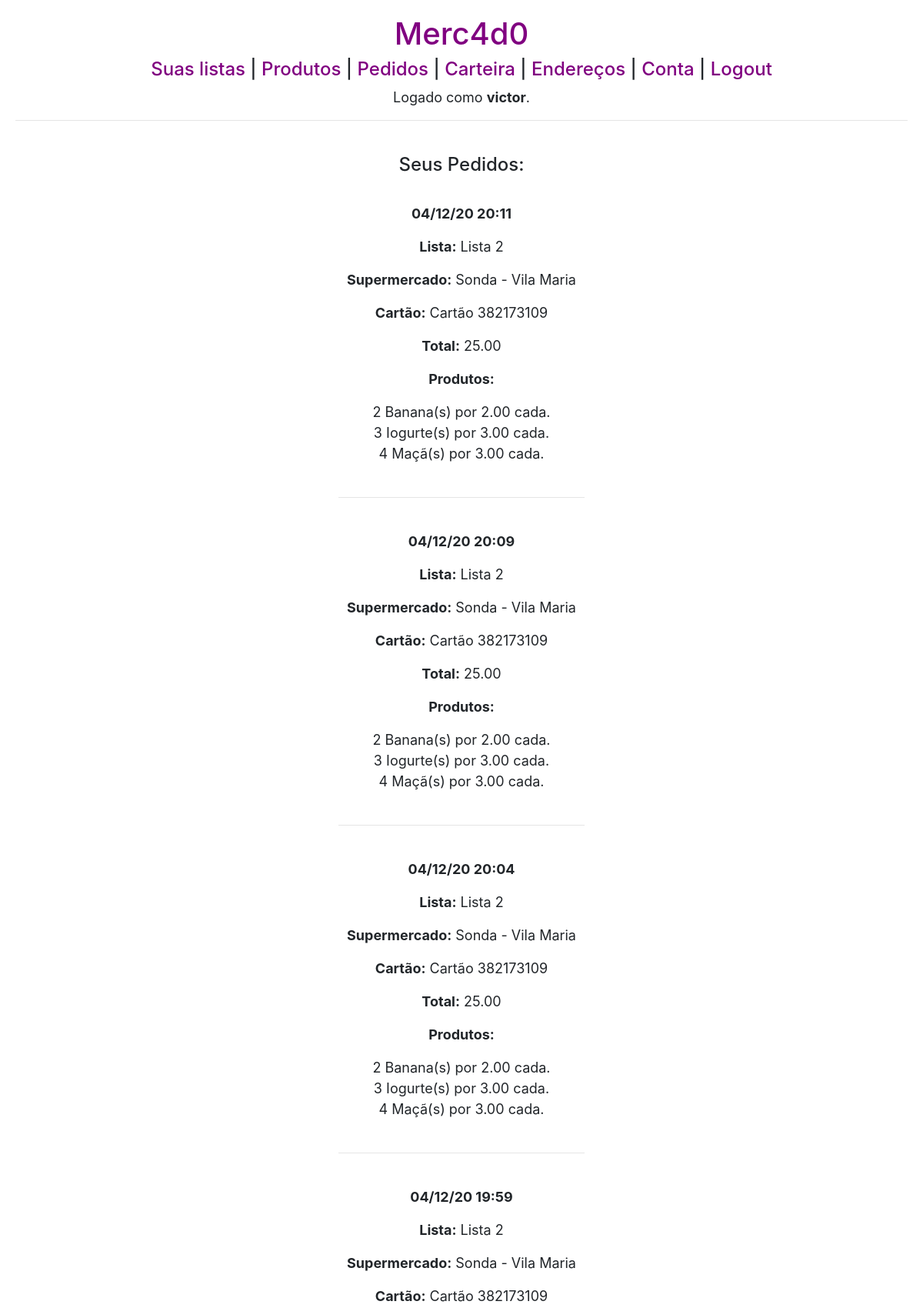
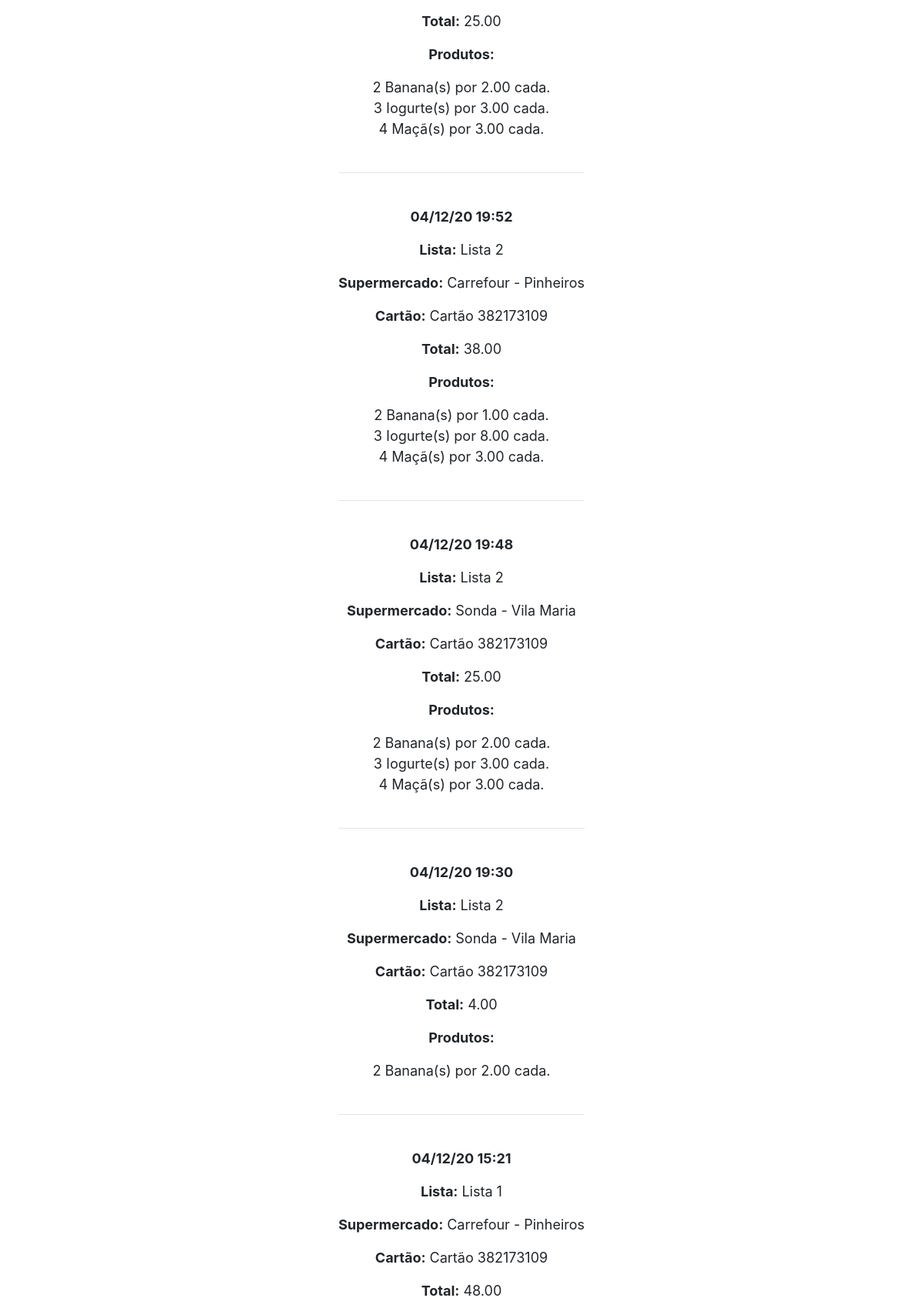
Screenshot of /historico (signed in, upper part) with the database file from the repository (2 pictures, top to bottom).
### compras/models.py (models this page shows, shortened)
class Usuario(AbstractUser):
    cpf = models.CharField(max_length=11)

class Historico(models.Model):
    lista =  models.CharField(max_length=50)
    supermercado = models.CharField(max_length=100)
    cartao = models.CharField(max_length=20)
    endereco = models.CharField(max_length=500)
    data = models.DateTimeField(default=timezone.now)
    total = models.DecimalField(max_digits=10, decimal_places=2)
    usuario = models.ForeignKey(Usuario,
                                on_delete=models.CASCADE,
                                related_name="historicos")

class ProdutoHistorico(models.Model):
    historico = models.ForeignKey(Historico, on_delete=models.CASCADE, related_name="produtos")
    produto = models.CharField(max_length=50)
    quantidade = models.PositiveIntegerField()
    preco = models.DecimalField(max_digits=10, decimal_places=2)

### compras/views.py (the view)
# urls.py: path("historico", views.historico, name="historico"),
@login_required(login_url='login')
def historico(request):
    if request.method == "GET":
        return render(request, "compras/historico.html",{
            'historicos': Historico.objects.filter(usuario=request.user).reverse()
        })
    else:
        return render(request, "compras/historico.html")

### compras/templates/compras/historico.html
{% extends "compras/layout.html" %}
{% block body %}
<h4>Seus Pedidos:</h4>
<br>
<ul>
{% for historico in historicos reversed %}
    <li>
        <b><p>{{ historico.data|date:"d/m/y H:i" }}</p></b>
        <p><b>Lista:</b> {{ historico.lista }}</p>
        <p><b>Supermercado:</b> {{ historico.supermercado }}</p>
        <p><b>Cartão:</b> {{ historico.cartao }}</p>
        <p><b>Total:</b> {{ historico.total }}</p>
        <p><b>Produtos:</b></p>
        <ul>
            {% for item in historico.produtos.all %}
                <li>{{ item.quantidade }} {{ item.produto }}(s) por {{ item.preco }} cada.</li>
            {% endfor %}
        </ul>
    </li>
    <br><hr><br>
{% empty %}
    <p style="text-indent: -2.5em;">Nenhum pedido ainda.</p>
{% endfor %}
</ul>
{% endblock %}

### compras/templates/compras/layout.html (shortened to what this page needs)
{% load static %}
<!DOCTYPE html>
<html lang="en">
<head>
    <link rel="stylesheet" href="https://cdn.jsdelivr.net/npm/bootstrap@4.5.3/dist/css/bootstrap.min.css">
    <link rel="stylesheet" href="{% static 'compras/styles.css' %}">
    <link rel="stylesheet" href="https://cdn.jsdelivr.net/npm/bootstrap-select@1.13.14/dist/css/bootstrap-select.min.css">
</head>
<body>
    <h1><a href="{% url 'index' %}">Merc4d0</a></h1>
    <h4>
    <nav>
        {% if not user.is_authenticated %}
            <a href="{% url 'login' %}">Login</a>
            <span>|</span>
            <a href="{% url 'registrar' %}">Registrar-se</a>
        {% else %}
            <a href="{% url 'index' %}">Suas listas</a>
            <span>|</span>
            <a href="{% url 'produtos' %}">Produtos</a>
            <span>|</span>
            <a href="{% url 'pedidos' %}">Pedidos</a>
            <span>|</span>
            <a href="{% url 'carteira' %}">Carteira</a>
            <span>|</span>
            <a href="{% url 'enderecos' %}">Endereços</a>
            <span>|</span>
            <a href="{% url 'conta' %}">Conta</a>
            <span>|</span>
            <a href="{% url 'logout' %}">Logout</a>
        {% endif %}
    </nav>
    </h4>
    {% if user.is_authenticated %}
        <p>Logado como <b>{{ user.username }}</b>.</p>
    {% else %}
        <p>Não logado.</p>
    {% endif %}
    <hr>
    <br>
    {% block body %}
    {% endblock %}
</body>
<br>
<br>
</html>

### compras/static/compras/styles.css (style rules this page uses)
body { padding: 20px; font-size: large; }
a { color: purple; }
body { overflow-x: auto; text-align: center; }
ul { list-style-type: none; display: table; margin: 0 auto; padding: 0; }

### rows the page displays
Usuario: username "victor"
Historico: data "04/12/20 20:11", lista "Lista 2", supermercado "Sonda - Vila Maria", cartao "Cartão 382173109", total "25.00"
ProdutoHistorico: quantidade "2", produto "Banana", preco "2.00"
ProdutoHistorico: quantidade "3", produto "Iogurte", preco "3.00"
ProdutoHistorico: quantidade "4", produto "Maçã", preco "3.00"
Historico: data "04/12/20 20:09", lista "Lista 2", supermercado "Sonda - Vila Maria", cartao "Cartão 382173109", total "25.00"
ProdutoHistorico: quantidade "2", produto "Banana", preco "2.00"
ProdutoHistorico: quantidade "3", produto "Iogurte", preco "3.00"
ProdutoHistorico: quantidade "4", produto "Maçã", preco "3.00"
Historico: data "04/12/20 20:04", lista "Lista 2", supermercado "Sonda - Vila Maria", cartao "Cartão 382173109", total "25.00"
ProdutoHistorico: quantidade "2", produto "Banana", preco "2.00"
ProdutoHistorico: quantidade "3", produto "Iogurte", preco "3.00"
ProdutoHistorico: quantidade "4", produto "Maçã", preco "3.00"
Historico: data "04/12/20 19:59", lista "Lista 2", supermercado "Sonda - Vila Maria", cartao "Cartão 382173109", total "25.00"
ProdutoHistorico: quantidade "2", produto "Banana", preco "2.00"
ProdutoHistorico: quantidade "3", produto "Iogurte", preco "3.00"
ProdutoHistorico: quantidade "4", produto "Maçã", preco "3.00"
Historico: data "04/12/20 19:52", lista "Lista 2", supermercado "Carrefour - Pinheiros", cartao "Cartão 382173109", total "38.00"
ProdutoHistorico: quantidade "2", produto "Banana", preco "1.00"
ProdutoHistorico: quantidade "3", produto "Iogurte", preco "8.00"
ProdutoHistorico: quantidade "4", produto "Maçã", preco "3.00"
Historico: data "04/12/20 19:48", lista "Lista 2", supermercado "Sonda - Vila Maria", cartao "Cartão 382173109", total "25.00"
ProdutoHistorico: quantidade "2", produto "Banana", preco "2.00"
ProdutoHistorico: quantidade "3", produto "Iogurte", preco "3.00"
ProdutoHistorico: quantidade "4", produto "Maçã", preco "3.00"
Historico: data "04/12/20 19:30", lista "Lista 2", supermercado "Sonda - Vila Maria", cartao "Cartão 382173109", total "4.00"
ProdutoHistorico: quantidade "2", produto "Banana", preco "2.00"
Historico: data "04/12/20 15:21", lista "Lista 1", supermercado "Carrefour - Pinheiros", cartao "Cartão 382173109", total "48.00"
